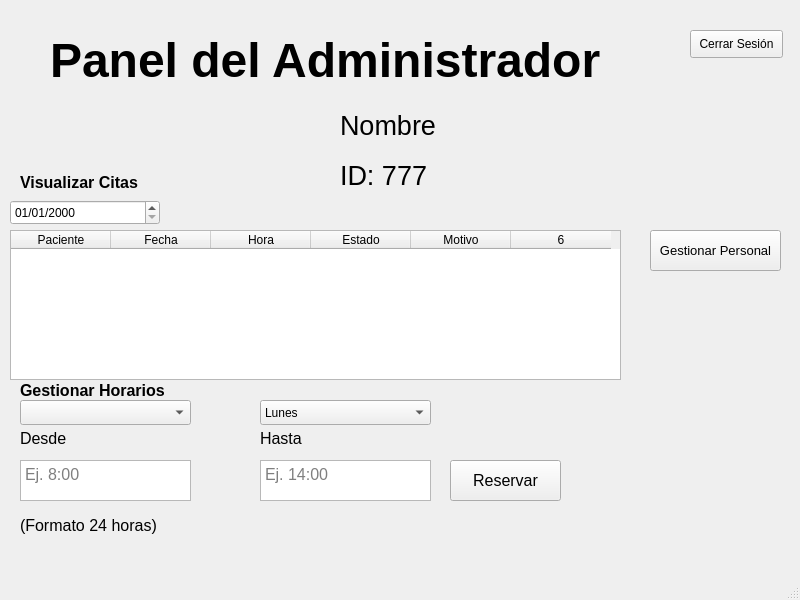
<?xml version="1.0" encoding="UTF-8"?>
<ui version="4.0">
 <class>MainWindow</class>
 <widget class="QMainWindow" name="MainWindow">
  <property name="geometry">
   <rect>
    <x>0</x>
    <y>0</y>
    <width>800</width>
    <height>600</height>
   </rect>
  </property>
  <property name="windowTitle">
   <string>MainWindow</string>
  </property>
  <widget class="QWidget" name="centralwidget">
   <widget class="QLabel" name="lb_title">
    <property name="geometry">
     <rect>
      <x>50</x>
      <y>30</y>
      <width>731</width>
      <height>61</height>
     </rect>
    </property>
    <property name="font">
     <font>
      <pointsize>36</pointsize>
      <weight>75</weight>
      <bold>true</bold>
     </font>
    </property>
    <property name="text">
     <string>Panel del Administrador</string>
    </property>
   </widget>
   <widget class="QLabel" name="lb_name_title">
    <property name="geometry">
     <rect>
      <x>340</x>
      <y>100</y>
      <width>121</width>
      <height>51</height>
     </rect>
    </property>
    <property name="font">
     <font>
      <pointsize>20</pointsize>
     </font>
    </property>
    <property name="text">
     <string>Nombre</string>
    </property>
   </widget>
   <widget class="QLabel" name="lb_id_title">
    <property name="geometry">
     <rect>
      <x>340</x>
      <y>150</y>
      <width>121</width>
      <height>51</height>
     </rect>
    </property>
    <property name="font">
     <font>
      <pointsize>20</pointsize>
     </font>
    </property>
    <property name="text">
     <string>ID: 777</string>
    </property>
   </widget>
   <!-- Update table height -->
   <widget class="QTableWidget" name="tb_administrator_appointments">
    <property name="geometry">
     <rect>
      <x>10</x>
      <y>230</y>
      <width>611</width>
      <height>150</height>
     </rect>
    </property>
    <property name="rowCount">
     <number>0</number>
    </property>
    <property name="columnCount">
     <number>6</number>
    </property>
    <column>
     <property name="text">
      <string>Paciente</string>
     </property>
    </column>
    <column>
     <property name="text">
      <string>Fecha</string>
     </property>
    </column>
    <column>
     <property name="text">
      <string>Hora</string>
     </property>
    </column>
    <column>
     <property name="text">
      <string>Estado</string>
     </property>
    </column>
    <column>
     <property name="text">
      <string>Motivo</string>
     </property>
    </column>
    <column/>
   </widget>
   <!-- Add doctor selection for schedule management -->
   <widget class="QComboBox" name="cb_doctor_selection">
    <property name="geometry">
     <rect>
      <x>20</x>
      <y>400</y>
      <width>171</width>
      <height>25</height>
     </rect>
    </property>
    <property name="placeholderText">
     <string>Seleccionar Médico</string>
    </property>
   </widget>
   <!-- Add day selection for schedule -->
   <widget class="QComboBox" name="cb_day_selection">
    <property name="geometry">
     <rect>
      <x>260</x>
      <y>400</y>
      <width>171</width>
      <height>25</height>
     </rect>
    </property>
    <item>
     <property name="text">
      <string>Lunes</string>
     </property>
    </item>
    <item>
     <property name="text">
      <string>Martes</string>
     </property>
    </item>
    <item>
     <property name="text">
      <string>Miércoles</string>
     </property>
    </item>
    <item>
     <property name="text">
      <string>Jueves</string>
     </property>
    </item>
    <item>
     <property name="text">
      <string>Viernes</string>
     </property>
    </item>
   </widget>
   <widget class="QTextEdit" name="txt_date_from">
    <property name="geometry">
     <rect>
      <x>20</x>
      <y>460</y>
      <width>171</width>
      <height>41</height>
     </rect>
    </property>
    <property name="font">
     <font>
      <pointsize>12</pointsize>
     </font>
    </property>
    <property name="placeholderText">
     <string>Ej. 8:00</string>
    </property>
   </widget>
   <widget class="QLabel" name="lb_date_from">
    <property name="geometry">
     <rect>
      <x>20</x>
      <y>430</y>
      <width>55</width>
      <height>16</height>
     </rect>
    </property>
    <property name="font">
     <font>
      <pointsize>12</pointsize>
     </font>
    </property>
    <property name="text">
     <string>Desde</string>
    </property>
   </widget>
   <widget class="QLabel" name="lb_id_title_2">
    <property name="geometry">
     <rect>
      <x>20</x>
      <y>380</y>
      <width>271</width>
      <height>20</height>
     </rect>
    </property>
    <property name="font">
     <font>
      <pointsize>12</pointsize>
      <weight>75</weight>
      <bold>true</bold>
     </font>
    </property>
    <property name="text">
     <string>Gestionar Horarios</string>
    </property>
   </widget>
   <widget class="QLabel" name="lb_date_to">
    <property name="geometry">
     <rect>
      <x>260</x>
      <y>430</y>
      <width>55</width>
      <height>16</height>
     </rect>
    </property>
    <property name="font">
     <font>
      <pointsize>12</pointsize>
     </font>
    </property>
    <property name="text">
     <string>Hasta</string>
    </property>
   </widget>
   <widget class="QTextEdit" name="txt_date_to">
    <property name="geometry">
     <rect>
      <x>260</x>
      <y>460</y>
      <width>171</width>
      <height>41</height>
     </rect>
    </property>
    <property name="font">
     <font>
      <pointsize>12</pointsize>
     </font>
    </property>
    <property name="placeholderText">
     <string>Ej. 14:00 </string>
    </property>
   </widget>
   <widget class="QLabel" name="lb_date_format">
    <property name="geometry">
     <rect>
      <x>20</x>
      <y>510</y>
      <width>181</width>
      <height>31</height>
     </rect>
    </property>
    <property name="font">
     <font>
      <pointsize>12</pointsize>
     </font>
    </property>
    <property name="text">
     <string>(Formato 24 horas)</string>
    </property>
   </widget>
   <widget class="QPushButton" name="bt_reserve">
    <property name="geometry">
     <rect>
      <x>450</x>
      <y>460</y>
      <width>111</width>
      <height>41</height>
     </rect>
    </property>
    <property name="font">
     <font>
      <pointsize>12</pointsize>
     </font>
    </property>
    <property name="text">
     <string>Reservar</string>
    </property>
   </widget>
   <!-- Staff management button -->
   <widget class="QPushButton" name="bt_staff_management">
    <property name="geometry">
     <rect>
      <x>650</x>
      <y>230</y>
      <width>131</width>
      <height>41</height>
     </rect>
    </property>
    <property name="font">
     <font>
      <pointsize>10</pointsize>
     </font>
    </property>
    <property name="text">
     <string>Gestionar Personal</string>
    </property>
   </widget>
   <!-- Add appointment filters -->
   <widget class="QDateEdit" name="date_filter">
    <property name="geometry">
     <rect>
      <x>10</x>
      <y>200</y>
      <width>150</width>
      <height>25</height>
     </rect>
    </property>
    <property name="displayFormat">
     <string>dd/MM/yyyy</string>
    </property>
   </widget>
   <widget class="QLabel" name="lb_appointments">
    <property name="geometry">
     <rect>
      <x>20</x>
      <y>170</y>
      <width>271</width>
      <height>25</height>
     </rect>
    </property>
    <property name="font">
     <font>
      <pointsize>12</pointsize>
      <weight>75</weight>
      <bold>true</bold>
     </font>
    </property>
    <property name="text">
     <string>Visualizar Citas</string>
    </property>
   </widget>
   <!-- Add logout button -->
   <widget class="QPushButton" name="bt_logout">
    <property name="geometry">
     <rect>
      <x>690</x>
      <y>30</y>
      <width>93</width>
      <height>28</height>
     </rect>
    </property>
    <property name="text">
     <string>Cerrar Sesión</string>
    </property>
   </widget>
  </widget>
  <widget class="QMenuBar" name="menubar">
   <property name="geometry">
    <rect>
     <x>0</x>
     <y>0</y>
     <width>800</width>
     <height>26</height>
    </rect>
   </property>
  </widget>
  <widget class="QStatusBar" name="statusbar"/>
 </widget>
 <resources/>
 <connections/>
</ui>
